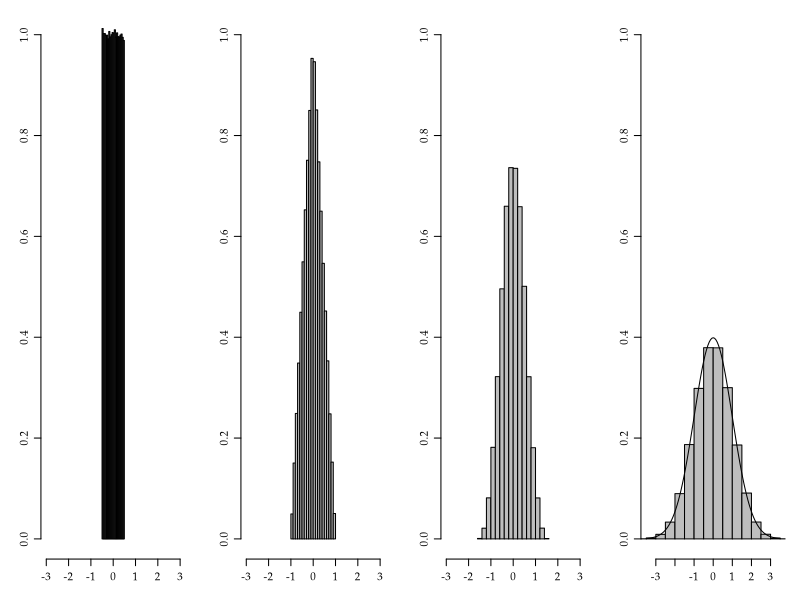

This figure's R source:
args = commandArgs()
basename = sub(".R$", "", sub("^--file=(.*/)?", "", args[grep("^--file=", args)]))
if (length(basename) != 0)
    quartz(type="pdf", file=paste0(basename, ".pdf"), width=10, height=3)
N = 1000000
h1 = runif(N) - 0.5
h2 = runif(N) + runif(N) - 1
h3 = runif(N) + runif(N) + runif(N) - 1.5
h12 = runif(N) + runif(N) + runif(N) + runif(N) + runif(N) + runif(N) + runif(N) + runif(N) + runif(N) + runif(N) + runif(N) + runif(N) - 6
# par(family="HiraKakuProN-W3")
par(family="Palatino")
par(mfrow = c(1,4))
par(mgp=c(2,0.8,0)) # title and axis margins. default: c(3,1,0)
par(mar=c(3,3,1,1)+0.1) # bottom, left, top, right margins. default: c(5,4,4,2)+0.1
hist(h1, freq=FALSE, col="gray", xlim=c(-3,3), ylim=c(0,1), main="", xlab="", ylab="")
hist(h2, freq=FALSE, col="gray", xlim=c(-3,3), ylim=c(0,1), main="", xlab="", ylab="")
hist(h3, freq=FALSE, col="gray", xlim=c(-3,3), ylim=c(0,1), main="", xlab="", ylab="")
hist(h12, freq=FALSE, col="gray", xlim=c(-3.5,3.5), ylim=c(0,1), main="", xlab="", ylab="")
curve(dnorm(x), add=TRUE)
dev.off()
